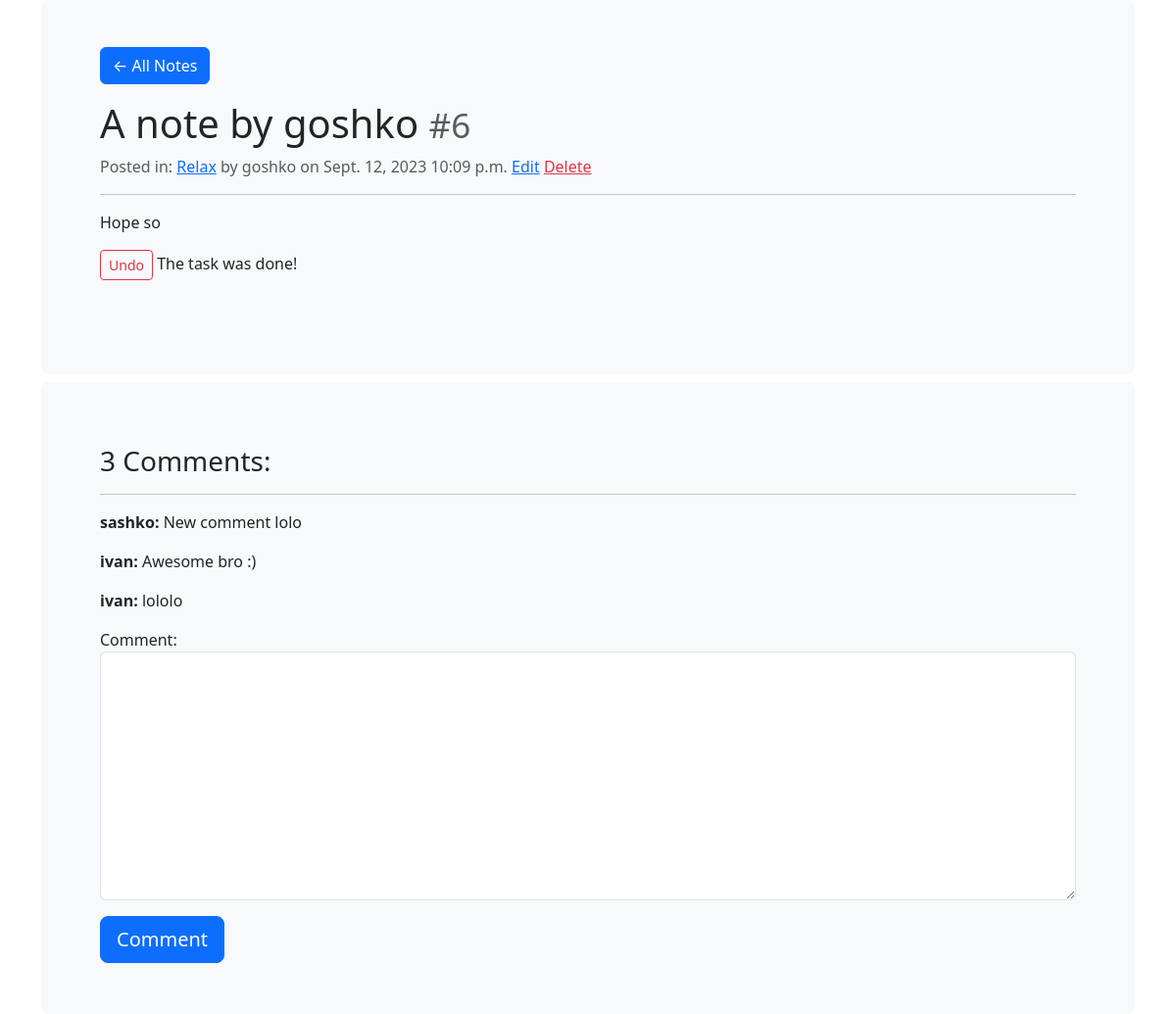
The page /my_notes/note/6 (signed in) on the database its author committed.
### notes_app/models.py (models this page shows, shortened)
class Notes(models.Model):
    category = models.ForeignKey(Categories, on_delete=models.CASCADE, null=True)
    title = models.CharField(max_length=255)
    note = models.TextField()
    date = models.DateField(auto_now_add=True)
    time = models.TimeField(auto_now_add=True)
    done = models.BooleanField(default=False)
    posted_by = models.ForeignKey(User, on_delete=models.CASCADE, null=True)

class Categories(models.Model):
    name = models.CharField(max_length=125)
    description = models.CharField(max_length=255)
    def __str__(self):
        return self.name

class Comments(models.Model):
    comment_id = models.ForeignKey(Notes, on_delete=models.CASCADE, null=True)
    comment = models.TextField()
    posted_by = models.ForeignKey(User, on_delete=models.CASCADE, null=True)

### notes_app/views.py (the view)
# urls.py: path('my_notes/note/<int:note_id>', views.single_note, name='note'),
@login_required()
def single_note(request, note_id):
    note = get_object_or_404(Notes, id=note_id)
    all_comments = Comments.objects.filter(comment_id=note)
    comment = add_comment(request, note)
    if request.method == 'POST':
        return redirect('notes_app:note', note_id=note_id)
    context = {
        'note': note,
        'all_comments': all_comments,
        'comment_form': comment,
    }
    return render(request, 'notes_app/single_note.html', context)

### notes_app/forms.py
class CommentForm(ModelForm):
    class Meta:
        model = Comments
        fields = ['comment']

### notes_app/templatetags/templ_tags.py (called while the page is built)
@register.filter(name='replace_tag')
def replace_tag(value, arg):
    return value.replace(arg, '')

### notes_app/views.py (called while the page is built)
@login_required()
def add_comment(request, note):
    comment = CommentForm(request.POST or None)
    if comment.is_valid():
        comment_instance = comment.save(commit=False)
        comment_instance.comment_id = note
        comment_instance.posted_by = request.user
        comment_instance.save()
    return comment

### templates/notes_app/single_note.html (shortened to what this page needs)
{% extends 'base.html' %}
{% load templ_tags %}
{% block content %}
<div class="p-5 pt-0 mb-2 bg-body-tertiary rounded-3" bis_skin_checked="1">
    <div class="container-fluid py-5" bis_skin_checked="1">
        <a href="{% url 'notes_app:index' %}" class="btn btn-primary mb-3">← All Notes</a>
        <h1>{{ note.title|replace_tag:'shit' }} <small class="text-muted">#{{ note.id }}</small>
        </h1>
        <div class="text-muted">Posted in: <a href="{% url 'notes_app:filter_notes' category=note.category %}">{{ note.category }}</a>
            by {{ note.posted_by }}
            on {{ note.date }} {{ note.time }} <a
                href="{% url 'notes_app:update_note' note_id=note.id %}">Edit</a> <a
                href="{% url 'notes_app:delete_note' note_id=note.id %}" class="text-danger">Delete</a></div>
        <hr>
        <p class="mb-3">{{ note.note }}</p>
        {% if note.done %}
        <a class="btn btn-outline-danger btn-sm" href="{% url 'notes_app:update_note_done' note_id=note.id %}">Undo</a>
        The task was done!
        {% else %}
        <a class="btn btn-outline-success btn-sm" href="{% url 'notes_app:update_note_done' note_id=note.id %}">Mark
            done</a>
        {% endif %}
    </div>
</div>
<div class="p-5 pt-3 pb-1 bg-body-tertiary bg-light rounded-3" bis_skin_checked="1">
    <div class="container-fluid py-5" bis_skin_checked="1">
        <h3>{{ all_comments|length }} Comments:</h3>
        <hr/>
        {% for comment in all_comments %}
        <p><b>{{ comment.posted_by }}:</b> {{ comment.comment }}</p>
        {% endfor %}
        <form method="POST" class="mt-1">
            {% include 'forms_template.html' with form=comment_form %}
            <input type="submit" class="btn btn-primary btn-lg" value="Comment">
        </form>
    </div>
</div>
{% endblock %}

### rows shown on the page
Notes: title "A note by goshko", id "6", category "Relax", posted_by "goshko", date "Sept. 12, 2023", time "10:09 p.m.", note "Hope so"
Comments: posted_by "sashko", comment "New comment lolo"
Comments: posted_by "ivan", comment "Awesome bro :)"
Comments: posted_by "ivan", comment "lololo"

### other values the page prints
{{ all_comments|length }} "3"
{{ field.label_tag }} "Comment:"
